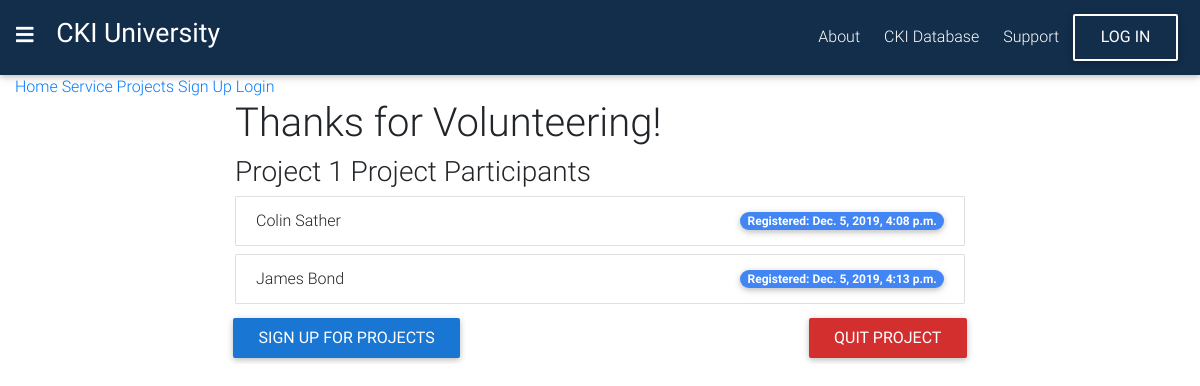
Page /catalog/62/ on the earlier database version.
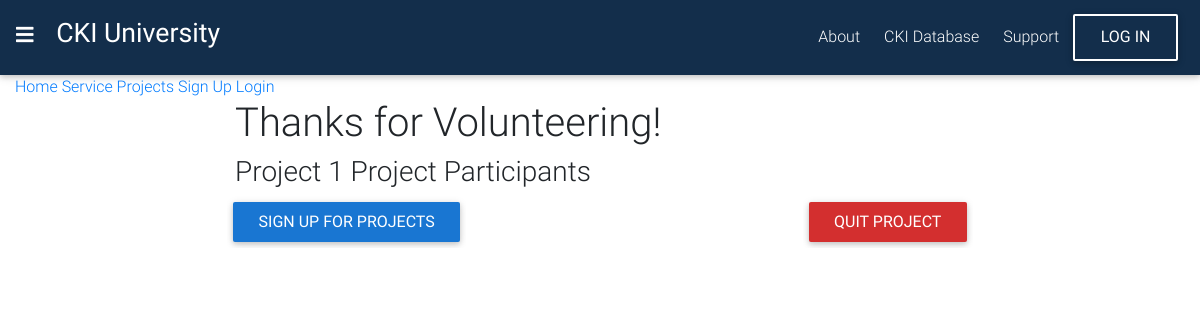
Same page on the later database version.
### catalog/models.py (models this page shows, shortened)
class ProjectRegistration(models.Model):
    project = models.ForeignKey(Service_Project, verbose_name='Project',on_delete=models.PROTECT)
    user = models.ForeignKey(User, verbose_name='Worker',on_delete=models.CASCADE)
    chapter = models.ForeignKey(Club_Chapter, verbose_name='Club', on_delete=models.CASCADE)
    time_registered = models.DateTimeField()
    service_hrs = models.DecimalField(max_digits=5, decimal_places=2)
    class Meta:
        verbose_name = 'Worker for project'
        verbose_name_plural = 'Workers for projects'
        ordering = ['time_registered',]
        unique_together = ('user','project')

class User(AbstractUser):
    username = None
    email = models.EmailField(_('email address'), unique=True)
    USERNAME_FIELD  = 'email'
    chapter = models.ForeignKey('Club_Chapter',on_delete=models.PROTECT)
    ranking = models.CharField(default='member', max_length=20)
    total_service_hours = models.DecimalField(default=0, max_digits=10, decimal_places=2)
    total_dollars_raised = models.DecimalField(default=0, max_digits=10, decimal_places=2)
    REQUIRED_FIELDS = []
    objects = UserManager()
    class Meta:
        ordering = ('email',)

### catalog/views.py (the view)
# urls.py: path('<int:pk>/', views.DetailView.as_view(), name='detail'),
class DetailView(ExtraContextMixin, generic.DetailView):
    model = Service_Project
    template_name = 'catalog/detail.html'
    def get_context_data(self, **kwargs):
        context = super(ExtraContextMixin, self).get_context_data(**kwargs)
        context['extra'] = ProjectRegistration.objects.all()
        return context

### catalog/templates/catalog/detail.html (shortened to what this page needs)
{% extends "base_generic.html" %}
{% load static %}
{% block content %}
<div class="container">
  <div class="row">
    <div class="col-md-2"></div>
    <div class="col-md-8">
      <h1>Thanks for Volunteering!</h1>
      <h3>{{service_project.project_title}} Project Participants</h3>
      {% for i in extra %}
        {% if extra and service_project.project_ID == i.project_id %}
        <ul class="list-group">
          <li class="list-group-item d-flex justify-content-between align-items-center">
            {{ i.user.first_name }} {{ i.user.last_name }}
            <span class="badge badge-primary badge-pill">Registered: {{i.time_registered}}</span>
          </li>
        </ul>
        {% endif %}
      {% endfor %}
      <div class="row project-btns">
        <div class="col-md-6">
          <a href="{% url 'catalog:service_project' %}">
          <input class="btn btn-sm align-middle btn-blue font-b"
          type="submit" value="Sign up for projects"></input>
          </a>
        </div>
        <div class="col-md-6 text-right">
          <form method="post" novalidate action="{% url 'catalog:project_remove_worker' service_project.project_ID %}">
            <input class="btn btn-sm align-middle btn-red font-b"
            type="submit" value="Quit Project"></input>
          </form>
        </div>
      </div>
    </div>
    <div class="col-md-2"></div>
  </div>
</div>
{% endblock %}

Differences in the rows shown:
removed ProjectRegistration: user.first_name "Colin", user.last_name "Sather", time_registered "Dec. 5, 2019, 4:08 p.m."
removed ProjectRegistration: user.first_name "James", user.last_name "Bond", time_registered "Dec. 5, 2019, 4:13 p.m."
